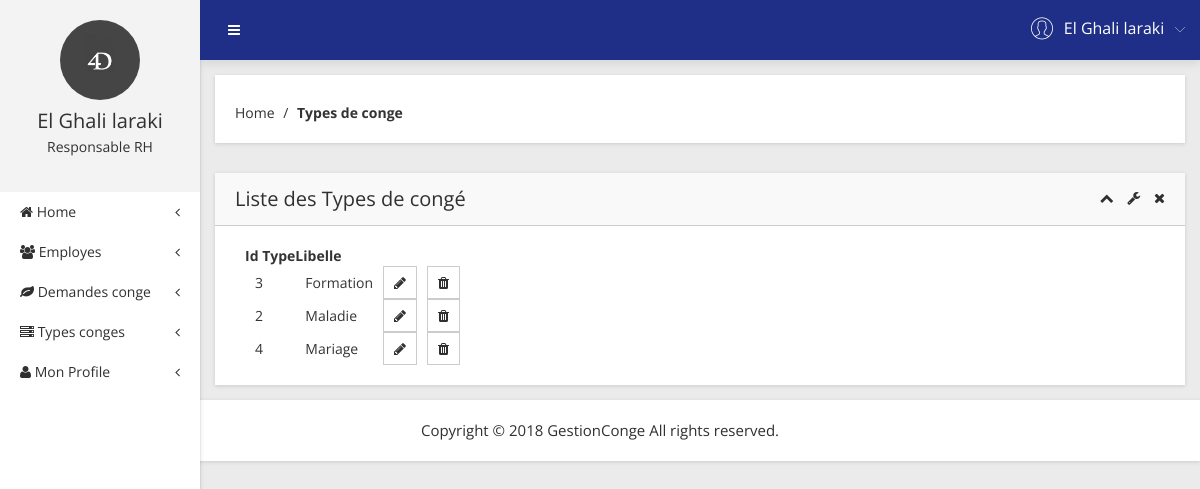
The app's page /app/index.php?page=typeconge (signed in) with its own data.
### tables this page shows
CREATE TABLE IF NOT EXISTS `employe` (
  `cin` varchar(255) NOT NULL,
  `nom` varchar(255) NOT NULL,
  `prenom` varchar(255) NOT NULL,
  `email` varchar(255) NOT NULL,
  `telephone` varchar(255) NOT NULL,
  `login` varchar(255) NOT NULL,
  `password` varchar(255) NOT NULL,
  `adresse` varchar(255) NOT NULL,
  `dateembouche` date NOT NULL,
  `type` varchar(255) NOT NULL,
  PRIMARY KEY (`cin`)
);

CREATE TABLE IF NOT EXISTS `typeconge` (
  `idtype` int(11) NOT NULL AUTO_INCREMENT,
  `libelle` varchar(255) NOT NULL,
  PRIMARY KEY (`idtype`)
);

### app/typeconge.php (the view)
<?php
	$sql = "SELECT * FROM typeconge";
	$query = $connection->query($sql);
?>
<div class="breadcome-area mg-b-30 small-dn">
	<div class="container-fluid">
		<div class="row">
			<div class="col-lg-12">
				<div class="breadcome-list map-mg-t-40-gl shadow-reset">
					<div class="row">
						<div class="col-lg-12">
							<ul class="breadcome-menu" style="text-align: left;">
								<li><a href="index.php?page=home">Home</a> <span class="bread-slash">/</span></li>
								<li><span class="bread-blod">Types de conge</span> </li>
							</ul>
						</div>
					</div>
				</div>
			</div>
		</div>
	</div>
</div>
<div class="transition-world-area">
	<div class="container-fluid">
		<div class="row">
			<div class="col-lg-12">
				<div class="transition-world-list shadow-reset">
					<div class="sparkline7-list">
						<div class="sparkline7-hd">
							<div class="main-spark7-hd">
								<h1>Liste des <span class="res-ds-n">Types de congé</span></h1>
								<div class="sparkline7-outline-icon">
									<span class="sparkline7-collapse-link"><i class="fa fa-chevron-up"></i></span>
									<span><i class="fa fa-wrench"></i></span>
									<span class="sparkline7-collapse-close"><i class="fa fa-times"></i></span>
								</div>
							</div>
						</div>
						<div class="sparkline7-graph">
							<div class="row">
								<div class="col-lg-12">
									<div class="datatable-dashv1-list custom-datatable-overright dashtwo-project-list-data">
										<table id="table" data-toggle="table" data-pagination="true" data-search="true" data-show-columns="true" data-resizable="true" data-cookie="true" data-page-size="5" data-page-list="[5, 10, 15, 20, 25]" data-cookie-id-table="saveId" data-show-export="true">
											<thead>
												<tr>
													<th data-field="state" data-checkbox="true"></th>
													<th data-field="cin">Id Type</th>
													<th data-field="nom" data-editable="true">Libelle</th>
													<th> &nbsp; </th>
													<th> &nbsp; </th>
												</tr>
											</thead>
										<tbody>
<?php
	while($data = $query->fetch_object())
	{
		echo "<tr>";
			echo "<td></td>";
			echo "<td> $data->idtype </td>";
			echo "<td> $data->libelle </td>";
			echo "<td><a href=\"index.php?page=typeconge_upd&idtype={$data->idtype}\"class=\"btn btn-default btn-sm\"><i class=\"fa fa-pencil\"></i></a></td>";
			echo "<td><a href=\"index.php?page=typeconge_sup&idtype={$data->idtype}\"class=\"btn btn-default btn-sm\"><i class=\"fa fa-trash\"></i></a></td>";
		echo "</tr>";
	}
?>
											</tbody>
										</table>
									</div>
								</div>
							</div>
						</div>
					</div>
				</div>
			</div>
		</div>
	</div>
</div>

### app/header.php (shortened to what this page needs)
<div class="left-sidebar-pro">
            <nav id="sidebar">
                <div class="sidebar-header">
                    <a href="#"><img src="../img/message/1.png" alt="" />
                    </a>
                    <h3><?php echo $data->nom . " " . $data->prenom; ?></h3>
                    <p><?php if($data->type == "rh") echo "Responsable RH"; else echo "Employé"; ?></p>
                </div>
                <div class="left-custom-menu-adp-wrap">
                    <ul class="nav navbar-nav left-sidebar-menu-pro">
					<?php
						if($data->type == "rh"){
					?>
                        <li class="nav-item">
                            <a href="index.php?page=home"><i class="fa big-icon fa-home"></i> <span class="mini-dn"> Home</span> <span class="indicator-right-menu mini-dn"><i class="fa indicator-mn fa-angle-left"></i></span></a>
                        </li>
                        <li class="nav-item"><a href="#" data-toggle="dropdown" role="button" aria-expanded="false" class="nav-link dropdown-toggle"><i class="fa big-icon fa-users"></i> <span class="mini-dn"> Employes</span> <span class="indicator-right-menu mini-dn"><i class="fa indicator-mn fa-angle-left"></i></span></a>
                        </li>
                        <li class="nav-item"><a href="#" data-toggle="dropdown" role="button" aria-expanded="false" class="nav-link dropdown-toggle"><i class="fa big-icon fa-leaf"></i> <span class="mini-dn"> Demandes conge</span> <span class="indicator-right-menu mini-dn"><i class="fa indicator-mn fa-angle-left"></i></span></a>
                        </li>
						 <li class="nav-item"><a href="#" data-toggle="dropdown" role="button" aria-expanded="false" class="nav-link dropdown-toggle">
						 <i class="fa big-icon fa-server"></i> <span class="mini-dn"> Types conges</span> <span class="indicator-right-menu mini-dn"><i class="fa indicator-mn fa-angle-left"></i></span></a>
                        </li>
					<?php
						}
					?>
						<li class="nav-item">
                            <a href="index.php?page=profile"><i class="fa fa-user" aria-hidden="true"></i><span class="mini-dn"> Mon Profile</span> <span class="indicator-right-menu mini-dn"><i class="fa indicator-mn fa-angle-left"></i></span></a>
                        </li>
                    </ul>
                </div>
            </nav>
        </div>

### app/header-top.php (shortened to what this page needs)
<div class="header-top-area">
	<div class="fixed-header-top">
		<div class="container-fluid">
			<div class="row">
				<div class="col-lg-1 col-md-6 col-sm-6 col-xs-12">
					<button type="button" id="sidebarCollapse" class="btn bar-button-pro header-drl-controller-btn btn-info navbar-btn">
						<i class="fa fa-bars"></i>
					</button>
				</div>
				<div class="col-lg-5 col-md-5 col-sm-6 col-xs-12">
					<div class="header-right-info">
						<ul class="nav navbar-nav mai-top-nav header-right-menu">
						   	<li class="nav-item">
								<a href="#" data-toggle="dropdown" role="button" aria-expanded="false" class="nav-link dropdown-toggle">
									<span class="adminpro-icon adminpro-user-rounded header-riht-inf"></span>
									<span class="admin-name"><?php echo $data->nom . " " . $data->prenom; ?></span>
									<span class="author-project-icon adminpro-icon adminpro-down-arrow"></span>
								</a>
							</li>
						</ul>
					</div>
				</div>
			</div>
		</div>
	</div>
</div>

### records on screen
employe: nom "El Ghali", prenom "laraki"
typeconge: idtype "3", libelle "Formation"
typeconge: idtype "2", libelle "Maladie"
typeconge: idtype "4", libelle "Mariage"
